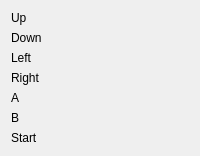
     <widget class="QWidget" name="ControlsTab">
      <attribute name="title">
       <string comment="TitleControls">Controls</string>
      </attribute>
      <layout class="QFormLayout" name="formLayout_2">
       <property name="fieldGrowthPolicy">
        <enum>QFormLayout::AllNonFixedFieldsGrow</enum>
       </property>
       <item row="0" column="0">
        <widget class="QLabel" name="UpLabel">
         <property name="text">
          <string comment="Up">Up</string>
         </property>
        </widget>
       </item>
       <item row="1" column="0">
        <widget class="QLabel" name="DownLabel">
         <property name="text">
          <string comment="Down">Down</string>
         </property>
        </widget>
       </item>
       <item row="2" column="0">
        <widget class="QLabel" name="LeftLabel">
         <property name="text">
          <string comment="Left">Left</string>
         </property>
        </widget>
       </item>
       <item row="3" column="0">
        <widget class="QLabel" name="RightLabel">
         <property name="text">
          <string comment="Right">Right</string>
         </property>
        </widget>
       </item>
       <item row="4" column="0">
        <widget class="QLabel" name="ALabel">
         <property name="text">
          <string comment="A">A</string>
         </property>
        </widget>
       </item>
       <item row="5" column="0">
        <widget class="QLabel" name="BLabel">
         <property name="text">
          <string comment="B">B</string>
         </property>
        </widget>
       </item>
       <item row="0" column="1">
        <widget class="InputWidget" name="UpInput" native="true"/>
       </item>
       <item row="1" column="1">
        <widget class="InputWidget" name="DownInput" native="true"/>
       </item>
       <item row="2" column="1">
        <widget class="InputWidget" name="LeftInput" native="true"/>
       </item>
       <item row="3" column="1">
        <widget class="InputWidget" name="RightInput" native="true"/>
       </item>
       <item row="4" column="1">
        <widget class="InputWidget" name="AInput" native="true"/>
       </item>
       <item row="6" column="0">
        <widget class="QLabel" name="StartLavel">
         <property name="text">
          <string>Start</string>
         </property>
        </widget>
       </item>
       <item row="5" column="1">
        <widget class="InputWidget" name="BInput" native="true"/>
       </item>
       <item row="6" column="1">
        <widget class="InputWidget" name="StartInput" native="true"/>
       </item>
      </layout>
     </widget>
